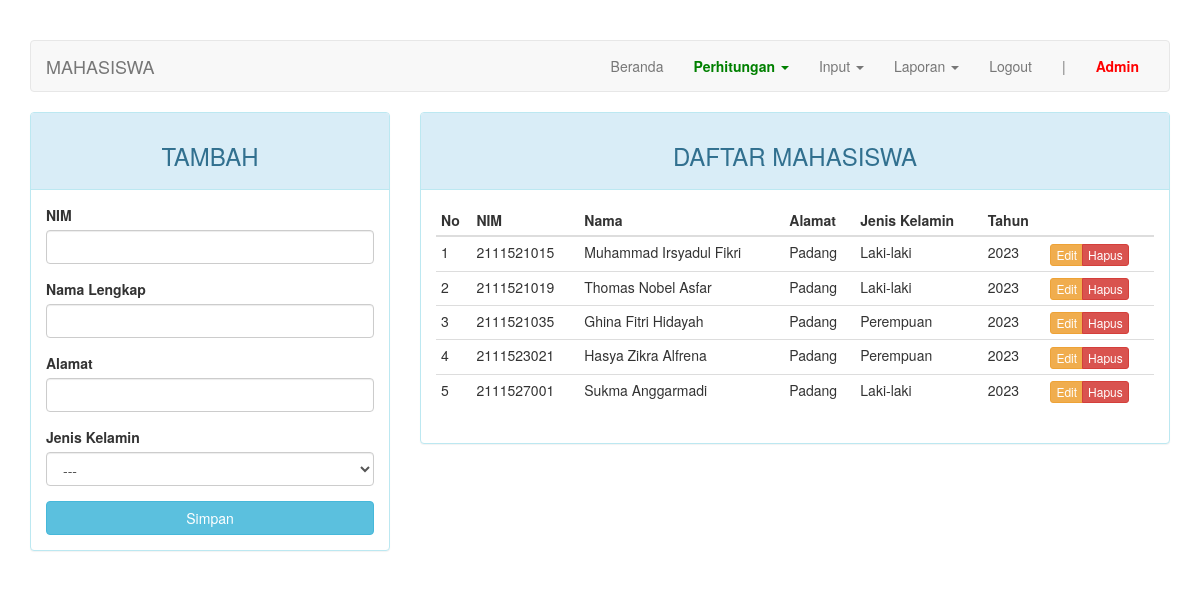
The page /index.php?page=mahasiswa (signed in) on the database its author committed.
### tables this page shows
CREATE TABLE IF NOT EXISTS `mahasiswa` (
  `nim` char(10) NOT NULL,
  `nama` varchar(30) NOT NULL,
  `alamat` varchar(100) DEFAULT NULL,
  `jenis_kelamin` enum('Laki-laki','Perempuan') DEFAULT NULL,
  `tahun_mengajukan` char(4) NOT NULL,
  PRIMARY KEY (`nim`)
);

### page/mahasiswa.php (the view, shortened to what this page needs)
<?php
$update = (isset($_GET['action']) AND $_GET['action'] == 'update') ? true : false;
?>
<div class="row">
	<div class="col-md-4">
	    <div class="panel panel-<?= ($update) ? "warning" : "info" ?>">
	        <div class="panel-heading"><h3 class="text-center"><?= ($update) ? "EDIT" : "TAMBAH" ?></h3></div>
	        <div class="panel-body">
	            <form action="<?=$_SERVER['REQUEST_URI']?>" method="POST">
	                <div class="form-group">
	                    <label for="nim">NIM</label>
	                    <input type="text" name="nim" class="form-control" <?= (!$update) ?: 'value="'.$row["nim"].'"' ?>>
	                </div>
	                <div class="form-group">
	                    <label for="nama">Nama Lengkap</label>
	                    <input type="text" name="nama" class="form-control" <?= (!$update) ?: 'value="'.$row["nama"].'"' ?>>
	                </div>
	                <div class="form-group">
	                    <label for="alamat">Alamat</label>
	                    <input type="text" name="alamat" class="form-control" <?= (!$update) ?: 'value="'.$row["alamat"].'"' ?>>
	                </div>
									<div class="form-group">
	                  <label for="jenis_kelamin">Jenis Kelamin</label>
										<select class="form-control" name="jenis_kelamin">
											<option>---</option>
										</select>
									</div>
	                <button type="submit" class="btn btn-<?= ($update) ? "warning" : "info" ?> btn-block">Simpan</button>
	            </form>
	        </div>
	    </div>
	</div>
	<div class="col-md-8">
	    <div class="panel panel-info">
	        <div class="panel-heading"><h3 class="text-center">DAFTAR MAHASISWA</h3></div>
	        <div class="panel-body">
	            <table class="table table-condensed">
	                <thead>
	                    <tr>
	                        <th>No</th>
	                        <th>NIM</th>
	                        <th>Nama</th>
	                        <th>Alamat</th>
	                        <th>Jenis Kelamin</th>
	                        <th>Tahun</th>
	                        <th></th>
	                    </tr>
	                </thead>
	                <tbody>
	                    <?php $no = 1; ?>
	                    <?php if ($query = $connection->query("SELECT * FROM mahasiswa")): ?>
	                        <?php while($row = $query->fetch_assoc()): ?>
	                        <tr>
	                            <td><?=$no++?></td>
	                            <td><?=$row['nim']?></td>
	                            <td><?=$row['nama']?></td>
	                            <td><?=$row['alamat']?></td>
	                            <td><?=$row['jenis_kelamin']?></td>
	                            <td><?=$row['tahun_mengajukan']?></td>
	                            <td>
	                                <div class="btn-group">
	                                    <a href="?page=mahasiswa&action=update&key=<?=$row['nim']?>" class="btn btn-warning btn-xs">Edit</a>
	                                    <a href="?page=mahasiswa&action=delete&key=<?=$row['nim']?>" class="btn btn-danger btn-xs">Hapus</a>
	                                </div>
	                            </td>
	                        </tr>
	                        <?php endwhile ?>
	                    <?php endif ?>
	                </tbody>
	            </table>
	        </div>
	    </div>
	</div>
</div>

### index.php (shortened to what this page needs)
<?php
require_once "config.php";
?>
<!DOCTYPE html>
<html lang="en">
<head>
    <link rel="stylesheet" href="assets/css/bootstrap.min.css">
</head>
<body>
    <div class="container">
        <nav class="navbar navbar-default">
            <div class="container-fluid">
                <div class="navbar-header">
                    <a class="navbar-brand" href="#"><?php $str = (isset($_GET["page"])) ? (($_GET["page"] == "nilai") ? "persyaratan" : $_GET["page"]) : "home"; echo strtoupper($str)?></a>
                </div>
                <div class="collapse navbar-collapse" id="bs-example-navbar-collapse-1">
                    <ul class="nav navbar-nav navbar-right">
                        <li><a href="?page=home">Beranda <span class="sr-only">(current)</span></a></li>
                        <li class="dropdown">
                          <a href="#" class="dropdown-toggle" style="font-weight: bold; color: green;" data-toggle="dropdown" role="button" aria-haspopup="true" aria-expanded="false">Perhitungan <span class="caret"></span></a>
                        </li>
                        <li class="dropdown">
                          <a href="#" class="dropdown-toggle" data-toggle="dropdown" role="button" aria-haspopup="true" aria-expanded="false">Input <span class="caret"></span></a>
                        </li>
                        <li class="dropdown">
                          <a href="#" class="dropdown-toggle" data-toggle="dropdown" role="button" aria-haspopup="true" aria-expanded="false">Laporan <span class="caret"></span></a>
                        </li>
                        <li><a href="logout.php">Logout</a></li>
                        <li><a href="#">|</a></li>
                        <li><a href="#" style="font-weight: bold; color: red;"><?= ucfirst($_SESSION["username"]) ?></a></li>
                    </ul>
                </div>
            </div>
        </nav>
        <div class="row">
            <div class="col-md-12">
              <?php include page($_PAGE); ?>
            </div>
        </div>
    </div>
</body>
</html>

### index.php (style rules this page uses)
body { margin-top: 40px; }

### rows shown on the page
mahasiswa: nim "2111521015", nama "Muhammad Irsyadul Fikri", alamat "Padang", jenis_kelamin "Laki-laki", tahun_mengajukan "2023"
mahasiswa: nim "2111521019", nama "Thomas Nobel Asfar", alamat "Padang", jenis_kelamin "Laki-laki", tahun_mengajukan "2023"
mahasiswa: nim "2111521035", nama "Ghina Fitri Hidayah", alamat "Padang", jenis_kelamin "Perempuan", tahun_mengajukan "2023"
mahasiswa: nim "2111523021", nama "Hasya Zikra Alfrena", alamat "Padang", jenis_kelamin "Perempuan", tahun_mengajukan "2023"
mahasiswa: nim "2111527001", nama "Sukma Anggarmadi", alamat "Padang", jenis_kelamin "Laki-laki", tahun_mengajukan "2023"

### other values the page prints
$str "MAHASISWA"
$_SESSION["username"] "Admin"
